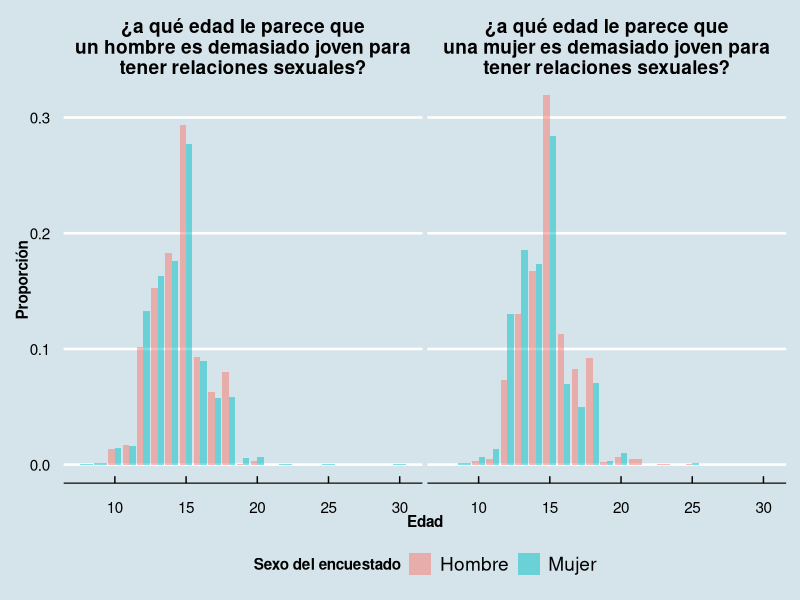

This chart was generated by the following R code:
#=============#
#### ENCoR ####
#=============#

library(tidyverse)

# Carga datos -------------------------------------------------------------
encor <- haven::read_sav(file = "DataBases/ENCoR/Base ENCoR terceros.sav")

# Ideas, Normas y Actitudes -----------------------------------------------
encor %>%
   select(
      sexo,
      ina44_1,
      ina48_1,
      peso
   ) %>%
   gather(
      key = key,
      value = value,
      -sexo,
      -peso
   ) %>%
   mutate(
      key = case_when(
         key == "ina44_1" ~ "¿a qué edad le parece que\nuna mujer es demasiado joven para\ntener relaciones sexuales?",
         key == "ina48_1" ~ "¿a qué edad le parece que\nun hombre es demasiado joven para\ntener relaciones sexuales?"
      ),
      sexo = as_factor(sexo),
      sexo = forcats::fct_recode(
         .f = sexo,
         "Mujer" = "mujer",
         "Hombre" = "hombre"
      )
   ) %>%
   ggplot() +
   geom_bar(
      aes(x = value, y = ..prop.., fill = as_factor(sexo), weight = peso),
      alpha = 1/2,
      position = "dodge"
   ) +
   facet_wrap(
      facets = ~key
      ) +
   labs(
      x = "Edad",
      y = "Proporción",
      fill = "Sexo del encuestado"
   ) +
   ggthemes::theme_economist() +
   theme(
      legend.position = "bottom",
      axis.title = element_text(face = "bold"),
      strip.text = element_text(face = "bold"),
      legend.title = element_text(face = "bold")
   )

#===============#
#### THE END ####
#===============#